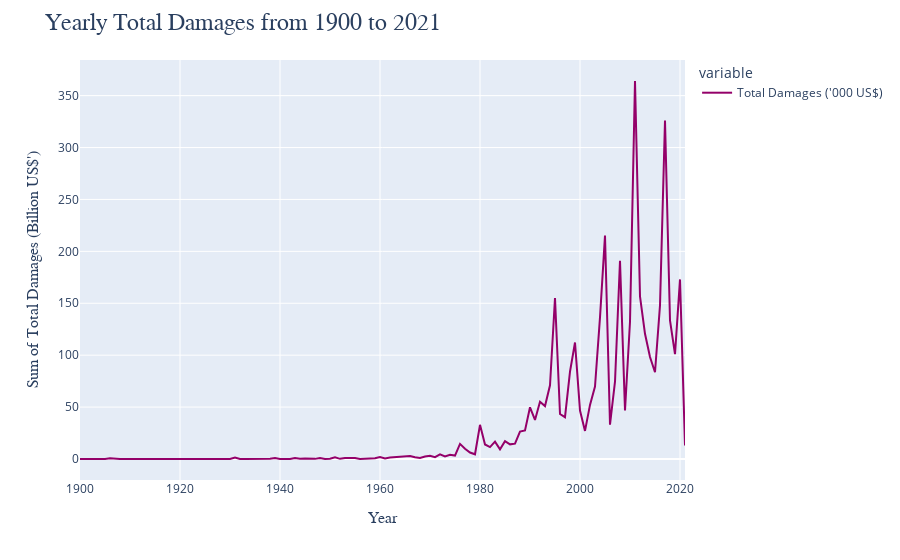

The notebook cell saved with this chart:
### Code cell
fig = px.line(disasters_df[["Total Damages (\'000 US$)", "Year"]].groupby("Year").sum()/1000000,
              color_discrete_sequence=["#940069"])


fig.update_yaxes(
    title=dict(
        text="Sum of Total Damages (Billion US$')",
        font=dict(
            size=16,
            family="Arial"
        )
    )
)

fig.update_xaxes(
    title_font_family="Arial",
    title=dict(
        text="Year",
        font=dict(
            size=16,
            family="Arial"
        )
    )
)

fig.update_layout(
    title=dict(
        text="Yearly Total Damages from 1900 to 2021",
        font=dict(
            family="Arial",
            size=24
        )
    ),
    hovermode="x unified"
)

fig.show()

### Figure 1 — Plotly figure (JSON) as saved in the notebook; plotly's stock layout.template omitted (floating-point values rounded to 4 significant figures)
{"data": [{"hovertemplate": "variable=Total Damages ('000 US$)<br>Year=%{x}<br>value=%{y}<extra></extra>", "legendgroup": "Total Damages ('000 US$)", "line": {"color": "#940069", "dash": "solid"}, "mode": "lines", "name": "Total Damages ('000 US$)", "orientation": "v", "showlegend": true, "type": "scatter", "x": [1900, 1901, 1902, 1903, 1904, 1905, 1906, 1907, 1908, 1909, 1910, 1911, 1912, 1913, 1914, 1915, 1916, 1917, 1918, 1919, 1920, 1921, 1922, 1923, 1924, 1925, 1926, 1927, 1928, 1929, 1930, 1931, 1932, 1933, 1934, 1935, 1936, 1937, 1938, 1939, 1940, 1941, 1942, 1943, 1944, 1945, 1946, 1947, 1948, 1949, 1950, 1951, 1952, 1953, 1954, 1955, 1956, 1957, 1958, 1959, 1960, 1961, 1962, 1963, 1964, 1965, 1966, 1967, 1968, 1969, 1970, 1971, 1972, 1973, 1974, 1975, 1976, 1977, 1978, 1979, 1980, 1981, 1982, 1983, 1984, 1985, 1986, 1987, 1988, 1989, 1990, 1991, 1992, 1993, 1994, 1995, 1996, 1997, 1998, 1999, 2000, 2001, 2002, 2003, 2004, 2005, 2006, 2007, 2008, 2009, 2010, 2011, 2012, 2013, 2014, 2015, 2016, 2017, 2018, 2019, 2020, 2021], "xaxis": "x", "y": [0.03, 0, 0.025, 0.48, 0, 0.0488, 0.644, 0.03, 0.116, 0, 0, 0.02, 0.035, 0.2, 0.02, 0.121, 0, 0.05, 0.129, 0.025, 0.045, 0, 0.008, 0.61, 0, 0.053, 0.104, 0.06223, 0.075, 0.055, 0.06, 1.448, 0.03, 0.0415, 0.05, 0.008, 0.021, 0.438, 0.306, 0.94, 0.043, 0, 0.0025, 1.04, 0.2, 0.505, 0.0255, 0.13, 1.046, 0.1042, 0.226, 1.528, 0.1429, 0.9879, 0.8901, 0.882, 0.025, 0.195, 0.5301, 0.6832, 1.859, 0.4804, 1.529, 1.884, 2.411, 2.528, 2.869, 1.634, 1.025, 2.415, 3.077, 1.706, 4.39, 2.419, 4.065, 3.283, 14.59, 9.888, 6.266, 4.536, 32.89, 14.01, 11.48, 16.7, 9.328, 17.13, 14.12, 14.78, 26.38, 27.43, 49.78, 37.59, 55.1, 50.99, 71.03, 155.1, 43.33, 40.26, 84.13, 112.2, 46.71, 27.07, 52.08, 69.84, 136.4, 215.2, 33.1, 74.42, 190.8, 46.78, 132.2, 364.1, 156.7, 120.6, 98.2, 83.54, 148.0, 326.1, 133.6, 100.9, 173.0, 13.05], "yaxis": "y"}], "layout": {"hovermode": "x unified", "legend": {"title": {"text": "variable"}, "tracegroupgap": 0}, "margin": {"t": 60}, "title": {"font": {"family": "Arial", "size": 24}, "text": "Yearly Total Damages from 1900 to 2021"}, "xaxis": {"anchor": "y", "domain": [0, 1], "title": {"font": {"family": "Arial", "size": 16}, "text": "Year"}}, "yaxis": {"anchor": "x", "domain": [0, 1], "title": {"font": {"family": "Arial", "size": 16}, "text": "Sum of Total Damages (Billion US$')"}}}}
